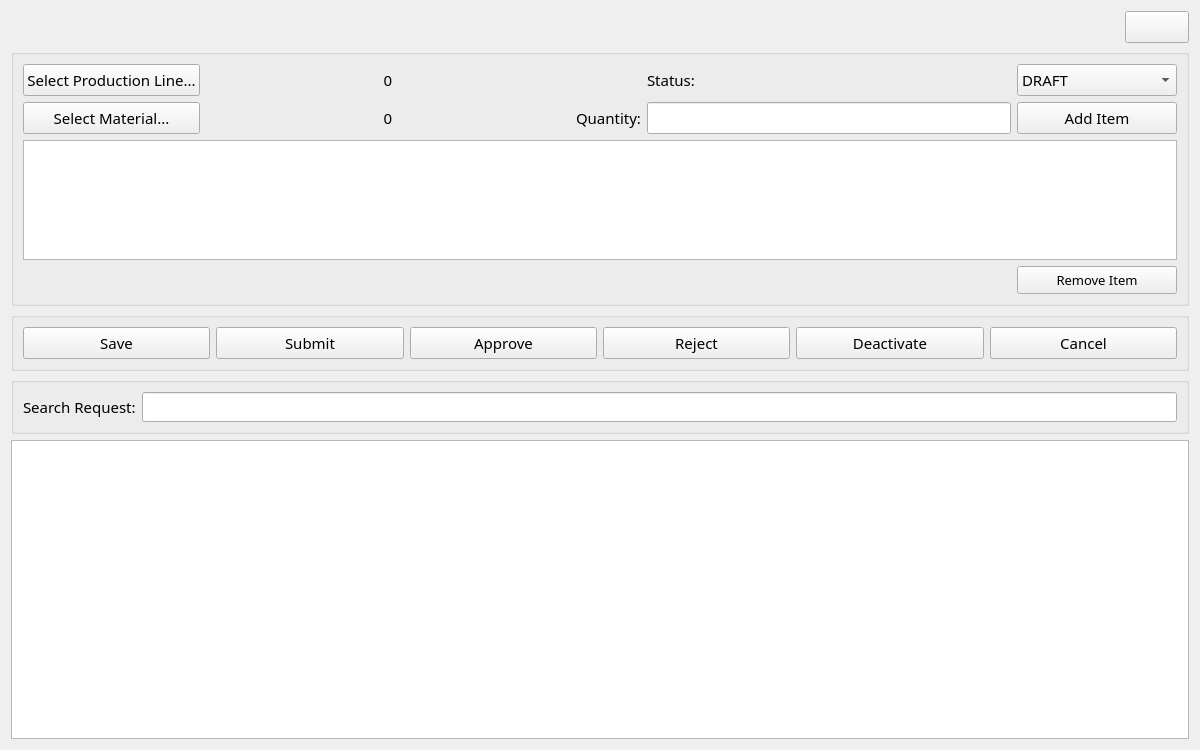
<?xml version="1.0" encoding="UTF-8"?>
<ui version="4.0">
 <class>Form</class>
 <widget class="QWidget" name="Form">
  <property name="geometry">
   <rect>
    <x>0</x>
    <y>0</y>
    <width>1200</width>
    <height>750</height>
   </rect>
  </property>
  <property name="windowTitle">
   <string>Form</string>
  </property>
  <layout class="QGridLayout" name="gridLayout_main">
   <item row="0" column="0">
    <widget class="QLabel" name="label_user_name">
     <property name="sizePolicy">
      <sizepolicy hsizetype="Expanding" vsizetype="Fixed">
       <horstretch>0</horstretch>
       <verstretch>0</verstretch>
      </sizepolicy>
     </property>
     <property name="font">
      <font>
       <family>Century Gothic</family>
       <pointsize>12</pointsize>
      </font>
     </property>
     <property name="text">
      <string/>
     </property>
     <property name="alignment">
      <set>Qt::AlignmentFlag::AlignCenter</set>
     </property>
    </widget>
   </item>
   <item row="0" column="1">
    <widget class="QLabel" name="label_user_role">
     <property name="sizePolicy">
      <sizepolicy hsizetype="Expanding" vsizetype="Fixed">
       <horstretch>0</horstretch>
       <verstretch>0</verstretch>
      </sizepolicy>
     </property>
     <property name="font">
      <font>
       <family>Century Gothic</family>
       <pointsize>12</pointsize>
      </font>
     </property>
     <property name="text">
      <string/>
     </property>
     <property name="alignment">
      <set>Qt::AlignmentFlag::AlignCenter</set>
     </property>
    </widget>
   </item>
   <item row="0" column="2">
    <widget class="QPushButton" name="btn_close">
     <property name="minimumSize">
      <size>
       <width>64</width>
       <height>32</height>
      </size>
     </property>
     <property name="maximumSize">
      <size>
       <width>64</width>
       <height>32</height>
      </size>
     </property>
     <property name="text">
      <string/>
     </property>
     <property name="icon">
      <iconset>
       <normaloff>../assets/Images/IMG-LogOut.png</normaloff>../assets/Images/IMG-LogOut.png</iconset>
     </property>
     <property name="iconSize">
      <size>
       <width>32</width>
       <height>32</height>
      </size>
     </property>
    </widget>
   </item>
   <item row="1" column="0" colspan="3">
    <widget class="QGroupBox" name="groupBox">
     <property name="sizePolicy">
      <sizepolicy hsizetype="Preferred" vsizetype="Fixed">
       <horstretch>0</horstretch>
       <verstretch>0</verstretch>
      </sizepolicy>
     </property>
     <property name="title">
      <string/>
     </property>
     <layout class="QGridLayout" name="gridLayout_form">
      <item row="0" column="0">
       <widget class="QPushButton" name="btn_select_line">
        <property name="minimumSize">
         <size>
          <width>0</width>
          <height>32</height>
         </size>
        </property>
        <property name="font">
         <font>
          <family>Century Gothic</family>
          <pointsize>11</pointsize>
         </font>
        </property>
        <property name="text">
         <string>Select Production Line...</string>
        </property>
       </widget>
      </item>
      <item row="0" column="3">
       <widget class="QLabel" name="label_status_lbl">
        <property name="font">
         <font>
          <family>Century Gothic</family>
          <pointsize>11</pointsize>
         </font>
        </property>
        <property name="text">
         <string>Status:</string>
        </property>
       </widget>
      </item>
      <item row="0" column="4">
       <widget class="QComboBox" name="cbo_status">
        <property name="minimumSize">
         <size>
          <width>160</width>
          <height>32</height>
         </size>
        </property>
        <property name="font">
         <font>
          <family>Century Gothic</family>
          <pointsize>11</pointsize>
         </font>
        </property>
        <item>
         <property name="text">
          <string>DRAFT</string>
         </property>
        </item>
        <item>
         <property name="text">
          <string>SUBMITTED</string>
         </property>
        </item>
        <item>
         <property name="text">
          <string>APPROVED</string>
         </property>
        </item>
        <item>
         <property name="text">
          <string>REJECTED</string>
         </property>
        </item>
        <item>
         <property name="text">
          <string>CANCELLED</string>
         </property>
        </item>
       </widget>
      </item>
      <item row="1" column="0">
       <widget class="QPushButton" name="btn_select_material">
        <property name="minimumSize">
         <size>
          <width>0</width>
          <height>32</height>
         </size>
        </property>
        <property name="font">
         <font>
          <family>Century Gothic</family>
          <pointsize>11</pointsize>
         </font>
        </property>
        <property name="text">
         <string>Select Material...</string>
        </property>
       </widget>
      </item>
      <item row="1" column="1">
       <widget class="QLabel" name="label_material">
        <property name="sizePolicy">
         <sizepolicy hsizetype="Expanding" vsizetype="Preferred">
          <horstretch>0</horstretch>
          <verstretch>0</verstretch>
         </sizepolicy>
        </property>
        <property name="font">
         <font>
          <family>Century Gothic</family>
          <pointsize>11</pointsize>
         </font>
        </property>
        <property name="text">
         <string>0</string>
        </property>
        <property name="alignment">
         <set>Qt::AlignmentFlag::AlignCenter</set>
        </property>
       </widget>
      </item>
      <item row="1" column="2">
       <widget class="QLabel" name="label_qty_lbl">
        <property name="font">
         <font>
          <family>Century Gothic</family>
          <pointsize>11</pointsize>
         </font>
        </property>
        <property name="text">
         <string>Quantity:</string>
        </property>
       </widget>
      </item>
      <item row="1" column="3">
       <widget class="QLineEdit" name="input_quantity">
        <property name="minimumSize">
         <size>
          <width>80</width>
          <height>32</height>
         </size>
        </property>
        <property name="font">
         <font>
          <family>Century Gothic</family>
          <pointsize>11</pointsize>
         </font>
        </property>
       </widget>
      </item>
      <item row="1" column="4">
       <widget class="QPushButton" name="btn_add_item">
        <property name="minimumSize">
         <size>
          <width>0</width>
          <height>32</height>
         </size>
        </property>
        <property name="font">
         <font>
          <family>Century Gothic</family>
          <pointsize>11</pointsize>
         </font>
        </property>
        <property name="text">
         <string>Add Item</string>
        </property>
       </widget>
      </item>
      <item row="2" column="0" colspan="5">
       <widget class="QTableWidget" name="tableItems">
        <property name="sizePolicy">
         <sizepolicy hsizetype="Expanding" vsizetype="Fixed">
          <horstretch>0</horstretch>
          <verstretch>0</verstretch>
         </sizepolicy>
        </property>
        <property name="minimumSize">
         <size>
          <width>0</width>
          <height>100</height>
         </size>
        </property>
        <property name="maximumSize">
         <size>
          <width>16777215</width>
          <height>120</height>
         </size>
        </property>
       </widget>
      </item>
      <item row="3" column="4">
       <widget class="QPushButton" name="btn_remove_item">
        <property name="minimumSize">
         <size>
          <width>0</width>
          <height>28</height>
         </size>
        </property>
        <property name="font">
         <font>
          <family>Century Gothic</family>
          <pointsize>10</pointsize>
         </font>
        </property>
        <property name="text">
         <string>Remove Item</string>
        </property>
       </widget>
      </item>
      <item row="0" column="1">
       <widget class="QLabel" name="label_line">
        <property name="sizePolicy">
         <sizepolicy hsizetype="Expanding" vsizetype="Preferred">
          <horstretch>0</horstretch>
          <verstretch>0</verstretch>
         </sizepolicy>
        </property>
        <property name="font">
         <font>
          <family>Century Gothic</family>
          <pointsize>11</pointsize>
         </font>
        </property>
        <property name="text">
         <string>0</string>
        </property>
        <property name="alignment">
         <set>Qt::AlignmentFlag::AlignCenter</set>
        </property>
       </widget>
      </item>
     </layout>
    </widget>
   </item>
   <item row="2" column="0" colspan="3">
    <widget class="QGroupBox" name="groupBox_2">
     <property name="sizePolicy">
      <sizepolicy hsizetype="Preferred" vsizetype="Fixed">
       <horstretch>0</horstretch>
       <verstretch>0</verstretch>
      </sizepolicy>
     </property>
     <property name="styleSheet">
      <string notr="true"/>
     </property>
     <property name="title">
      <string/>
     </property>
     <layout class="QGridLayout" name="gridLayout_actions">
      <item row="0" column="0">
       <widget class="QPushButton" name="btn_save">
        <property name="sizePolicy">
         <sizepolicy hsizetype="Minimum" vsizetype="Expanding">
          <horstretch>0</horstretch>
          <verstretch>0</verstretch>
         </sizepolicy>
        </property>
        <property name="minimumSize">
         <size>
          <width>0</width>
          <height>32</height>
         </size>
        </property>
        <property name="font">
         <font>
          <family>Century Gothic</family>
          <pointsize>11</pointsize>
         </font>
        </property>
        <property name="text">
         <string>Save</string>
        </property>
       </widget>
      </item>
      <item row="0" column="1">
       <widget class="QPushButton" name="btn_submit">
        <property name="sizePolicy">
         <sizepolicy hsizetype="Minimum" vsizetype="Expanding">
          <horstretch>0</horstretch>
          <verstretch>0</verstretch>
         </sizepolicy>
        </property>
        <property name="minimumSize">
         <size>
          <width>0</width>
          <height>32</height>
         </size>
        </property>
        <property name="font">
         <font>
          <family>Century Gothic</family>
          <pointsize>11</pointsize>
         </font>
        </property>
        <property name="text">
         <string>Submit</string>
        </property>
       </widget>
      </item>
      <item row="0" column="2">
       <widget class="QPushButton" name="btn_approve">
        <property name="sizePolicy">
         <sizepolicy hsizetype="Minimum" vsizetype="Expanding">
          <horstretch>0</horstretch>
          <verstretch>0</verstretch>
         </sizepolicy>
        </property>
        <property name="minimumSize">
         <size>
          <width>0</width>
          <height>32</height>
         </size>
        </property>
        <property name="font">
         <font>
          <family>Century Gothic</family>
          <pointsize>11</pointsize>
         </font>
        </property>
        <property name="text">
         <string>Approve</string>
        </property>
       </widget>
      </item>
      <item row="0" column="3">
       <widget class="QPushButton" name="btn_reject">
        <property name="sizePolicy">
         <sizepolicy hsizetype="Minimum" vsizetype="Expanding">
          <horstretch>0</horstretch>
          <verstretch>0</verstretch>
         </sizepolicy>
        </property>
        <property name="minimumSize">
         <size>
          <width>0</width>
          <height>32</height>
         </size>
        </property>
        <property name="font">
         <font>
          <family>Century Gothic</family>
          <pointsize>11</pointsize>
         </font>
        </property>
        <property name="text">
         <string>Reject</string>
        </property>
       </widget>
      </item>
      <item row="0" column="4">
       <widget class="QPushButton" name="btn_deactivate">
        <property name="sizePolicy">
         <sizepolicy hsizetype="Minimum" vsizetype="Expanding">
          <horstretch>0</horstretch>
          <verstretch>0</verstretch>
         </sizepolicy>
        </property>
        <property name="minimumSize">
         <size>
          <width>0</width>
          <height>32</height>
         </size>
        </property>
        <property name="font">
         <font>
          <family>Century Gothic</family>
          <pointsize>11</pointsize>
         </font>
        </property>
        <property name="text">
         <string>Deactivate</string>
        </property>
       </widget>
      </item>
      <item row="0" column="5">
       <widget class="QPushButton" name="btn_cancel">
        <property name="sizePolicy">
         <sizepolicy hsizetype="Minimum" vsizetype="Expanding">
          <horstretch>0</horstretch>
          <verstretch>0</verstretch>
         </sizepolicy>
        </property>
        <property name="minimumSize">
         <size>
          <width>0</width>
          <height>32</height>
         </size>
        </property>
        <property name="font">
         <font>
          <family>Century Gothic</family>
          <pointsize>11</pointsize>
         </font>
        </property>
        <property name="text">
         <string>Cancel</string>
        </property>
       </widget>
      </item>
     </layout>
    </widget>
   </item>
   <item row="3" column="0" colspan="3">
    <widget class="QGroupBox" name="groupBox_3">
     <property name="sizePolicy">
      <sizepolicy hsizetype="Preferred" vsizetype="Fixed">
       <horstretch>0</horstretch>
       <verstretch>0</verstretch>
      </sizepolicy>
     </property>
     <property name="styleSheet">
      <string notr="true"/>
     </property>
     <property name="title">
      <string/>
     </property>
     <layout class="QGridLayout" name="gridLayout_search">
      <item row="0" column="0">
       <widget class="QLabel" name="label_search_lbl">
        <property name="font">
         <font>
          <family>Century Gothic</family>
          <pointsize>11</pointsize>
         </font>
        </property>
        <property name="text">
         <string>Search Request:</string>
        </property>
       </widget>
      </item>
      <item row="0" column="1">
       <widget class="QLineEdit" name="input_search">
        <property name="sizePolicy">
         <sizepolicy hsizetype="Expanding" vsizetype="Fixed">
          <horstretch>0</horstretch>
          <verstretch>0</verstretch>
         </sizepolicy>
        </property>
        <property name="font">
         <font>
          <family>Century Gothic</family>
          <pointsize>11</pointsize>
         </font>
        </property>
       </widget>
      </item>
     </layout>
    </widget>
   </item>
   <item row="4" column="0" colspan="3">
    <widget class="QTableWidget" name="tableWidget">
     <property name="sizePolicy">
      <sizepolicy hsizetype="Expanding" vsizetype="Expanding">
       <horstretch>0</horstretch>
       <verstretch>0</verstretch>
      </sizepolicy>
     </property>
    </widget>
   </item>
  </layout>
 </widget>
 <tabstops>
  <tabstop>btn_select_line</tabstop>
  <tabstop>cbo_status</tabstop>
  <tabstop>btn_select_material</tabstop>
  <tabstop>input_quantity</tabstop>
  <tabstop>btn_add_item</tabstop>
  <tabstop>btn_save</tabstop>
  <tabstop>btn_submit</tabstop>
  <tabstop>btn_approve</tabstop>
  <tabstop>btn_reject</tabstop>
  <tabstop>btn_cancel</tabstop>
  <tabstop>input_search</tabstop>
  <tabstop>tableWidget</tabstop>
 </tabstops>
 <resources/>
 <connections/>
</ui>
